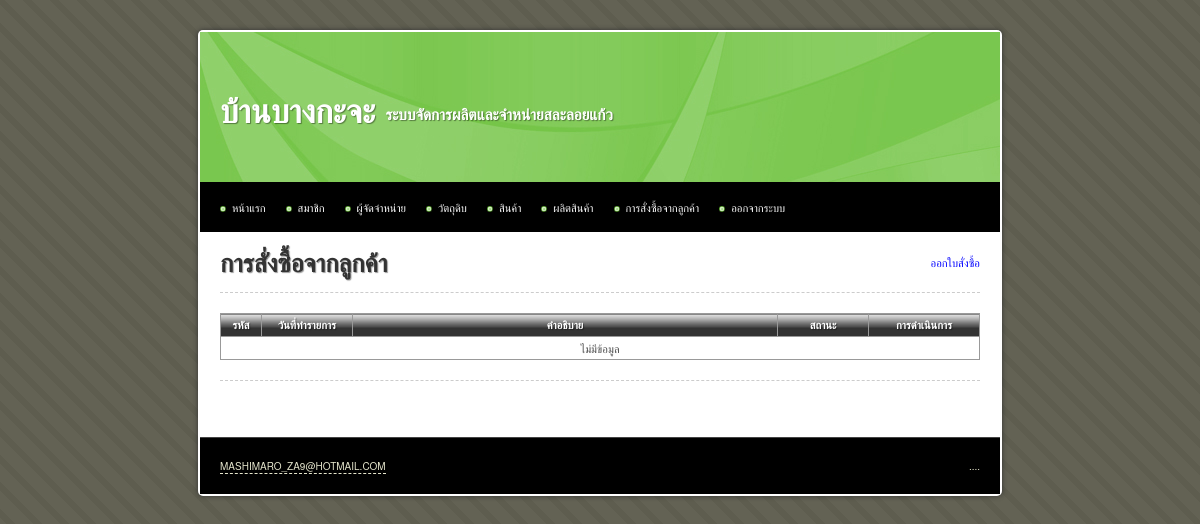
Before: /main/product_order.php (signed in) with the older database file.
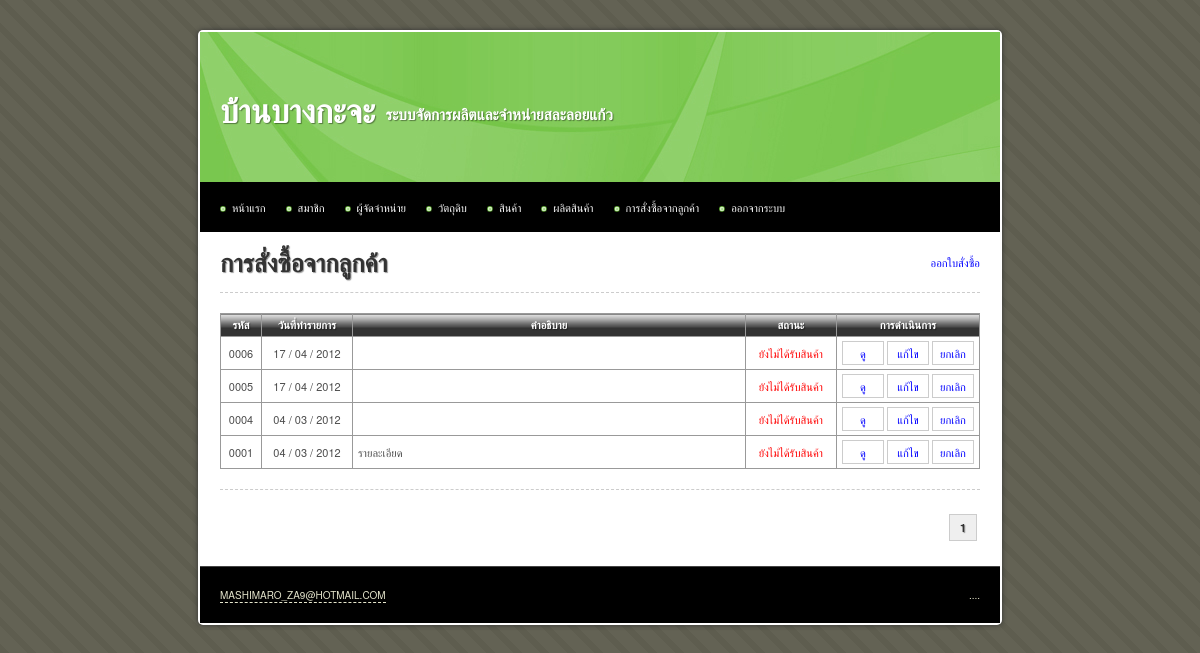
After: the same page with the newer database file.
### tables this page shows
CREATE TABLE IF NOT EXISTS `product_order` (
  `id` int(10) unsigned NOT NULL AUTO_INCREMENT,
  `orderer` varchar(255) NOT NULL,
  `tel` varchar(255) NOT NULL,
  `description` text,
  `is_receive` tinyint(1) unsigned NOT NULL DEFAULT '0' COMMENT '0 = ยังไม่ได้รับ, 1 = รับแล้ว',
  `date_receive` date NOT NULL,
  `date_create` date NOT NULL,
  `date_update` timestamp NOT NULL DEFAULT CURRENT_TIMESTAMP ON UPDATE CURRENT_TIMESTAMP,
  PRIMARY KEY (`id`)
);

### iic_tools/helpers/iic_utilities_helper.php (called while the page is built, shortened)
<?php
function change_date_format($date, $old_separator = "-", $old_format = 'y-m-d', $new_separator = " / ", $new_format = "d-m-y")
{
	@list($_old_format_path1, $_old_format_path2, $_old_format_path3) = explode('-', $old_format);
	@list($_date_path[$_old_format_path1], $_date_path[$_old_format_path2], $_date_path[$_old_format_path3]) = explode($old_separator, $date);
	@list($_new_format_path1, $_new_format_path2, $_new_format_path3) = explode('-', $new_format);
	$_new_date = $_date_path[$_new_format_path1].$new_separator.$_date_path[$_new_format_path2].$new_separator.$_date_path[$_new_format_path3];
	return $_new_date;
}
function zero_fill($length, $data)
{
	while(strlen($data) < $length)
	{
		$data = '0'.$data;
	}
	return $data;
}

### main/product_order.php (the view, shortened to what this page needs)
<?php
$sql		= 'SELECT * FROM product_order';
$query		= mysql_query($sql) or die(mysql_error());
$total_rows = mysql_num_rows($query);
$rows_per_page = 10;
$limit_start = ($_GET['page'] - 1) * $rows_per_page;
$target = 'product_order.php?page=';
?>
<!DOCTYPE html PUBLIC "-//W3C//DTD XHTML 1.0 Transitional//EN" "http://www.w3.org/TR/xhtml1/DTD/xhtml1-transitional.dtd">
<html xmlns="http://www.w3.org/1999/xhtml">
<head>
<?php include("inc.css.php"); ?>
</head>
<body>
<div id="container">
	<?php include("inc.header.php"); ?>
	<div id="content">
		<a href="product_order_create.php" class="float_r">ออกใบสั่งซื้อ</a>
		<h1>การสั่งซื้อจากลูกค้า</h1>
		<hr />
			<table width="100%" border="1" align="center" cellpadding="5" cellspacing="0">
				<thead>
					<tr>
						<th width="30">รหัส</th>
						<th width="80">วันที่ทำรายการ</th>
						<th>คำอธิบาย</th>
						<th width="80">สถานะ</th>
						<th width="100">การดำเนินการ</th>
					</tr>
				</thead>
				<tbody>
					<?php
					$sql = 'SELECT *
							FROM product_order
							ORDER BY product_order.id DESC
							LIMIT '.$limit_start.', '.$rows_per_page;
					$query		= mysql_query($sql) or die(mysql_error());
					$query_rows	= mysql_num_rows($query);
					if($query_rows > 0)
					{
						while($data = mysql_fetch_array($query))
						{
							$status = ($data['is_receive'] == 0) ? '<span class="red">ยังไม่ได้รับสินค้า</span>' : '<span class="green">รับสินค้าแล้ว</span>';
							echo '	<tr>
										<td class="center">'.zero_fill(4, $data['id']).'</td>
										<td class="center">'.change_date_format($data['date_create']).'</td>
										<td>'.$data['description'].'</td>
										<td class="center">'.$status.'</td>
										<td class="center nowarp">
											<a class="button" href="product_order_read.php?id='.$data['id'].'">ดู</a>
											<a class="button" href="product_order_edit.php?id='.$data['id'].'">แก้ไข</a>
											<a class="button" href="product_order_delete.php?id='.$data['id'].'">ยกเลิก</a>
										</td>
									</tr>';
						}
					}
					else
					{
						echo '<tr><td colspan="7" class="center">ไม่มีข้อมูล</td></tr>';
					}
					?>
				</tbody>
			</table>
		<hr />
		<div class="pagination">
			<?php echo get_pagination($total_rows, $target, $_GET['page'], $rows_per_page); ?>
		</div>
	</div>
	<?php include("inc.footer.php"); ?>
</div>
</body>
</html>

### iic_tools/helpers/iic_crud_helper.php (shortened to what this page needs)
<?php
function get_pagination($total_rows, $target, $current_page, $rows_per_page = 10)
{
	$_total_page = ceil($total_rows / $rows_per_page);
	$_pagination = '';
	$_loop = 1;
	while($_loop <= $_total_page)
	{
		if($_loop <= 3 || $_loop > ($_total_page - 3))
		{
			if($_loop == $current_page)
			{
				$_pagination .= '<strong>'.$_loop.'</strong>';
			}
			else
			{
				$_pagination .= '<a href="'.$target.$_loop.'" title="Page '.$_loop.'">&nbsp;'.$_loop.'&nbsp;</a>';
			}
		}
		$_loop++;
	}
	return $_pagination;
}

Changed rows visible on the page:
added product_order: id "0006", date_create "17 / 04 / 2012", is_receive "ยังไม่ได้รับสินค้า"
added product_order: id "0005", date_create "17 / 04 / 2012", is_receive "ยังไม่ได้รับสินค้า"
added product_order: id "0004", date_create "04 / 03 / 2012", is_receive "ยังไม่ได้รับสินค้า"
added product_order: id "0001", date_create "04 / 03 / 2012", description "รายละเอียด", is_receive "ยังไม่ได้รับสินค้า"
Other visible differences:
new list line: "1"
text no longer shown: "ไม่มีข้อมูล"
